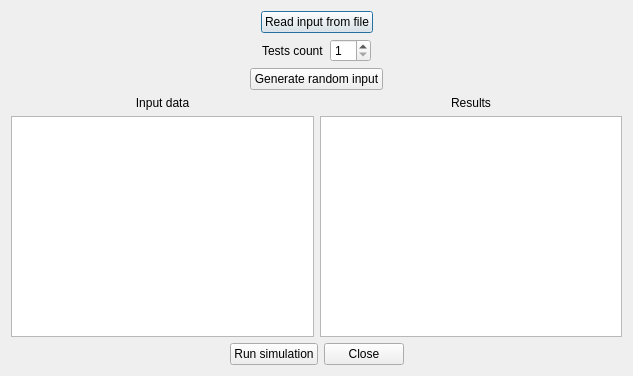
<?xml version="1.0" encoding="UTF-8"?>
<ui version="4.0">
 <class>SimulationLauncher</class>
 <widget class="QDialog" name="SimulationLauncher">
  <property name="geometry">
   <rect>
    <x>0</x>
    <y>0</y>
    <width>633</width>
    <height>376</height>
   </rect>
  </property>
  <property name="windowTitle">
   <string>Network simulation launcher</string>
  </property>
  <layout class="QVBoxLayout" name="verticalLayout_5">
   <item>
    <layout class="QVBoxLayout" name="verticalLayout_4">
     <item>
      <layout class="QVBoxLayout" name="verticalLayout_3">
       <item>
        <layout class="QHBoxLayout" name="horizontalLayout_5">
         <item>
          <spacer name="horizontalSpacer_7">
           <property name="orientation">
            <enum>Qt::Horizontal</enum>
           </property>
           <property name="sizeHint" stdset="0">
            <size>
             <width>40</width>
             <height>20</height>
            </size>
           </property>
          </spacer>
         </item>
         <item>
          <widget class="QPushButton" name="readFileButton">
           <property name="text">
            <string>Read input from file</string>
           </property>
          </widget>
         </item>
         <item>
          <spacer name="horizontalSpacer_8">
           <property name="orientation">
            <enum>Qt::Horizontal</enum>
           </property>
           <property name="sizeHint" stdset="0">
            <size>
             <width>40</width>
             <height>20</height>
            </size>
           </property>
          </spacer>
         </item>
        </layout>
       </item>
       <item>
        <layout class="QHBoxLayout" name="horizontalLayout_2">
         <item>
          <spacer name="horizontalSpacer_6">
           <property name="orientation">
            <enum>Qt::Horizontal</enum>
           </property>
           <property name="sizeHint" stdset="0">
            <size>
             <width>40</width>
             <height>20</height>
            </size>
           </property>
          </spacer>
         </item>
         <item>
          <widget class="QLabel" name="testsCountLabel">
           <property name="text">
            <string>Tests count</string>
           </property>
          </widget>
         </item>
         <item>
          <widget class="QSpinBox" name="testsCountSpinBox">
           <property name="minimum">
            <number>1</number>
           </property>
           <property name="maximum">
            <number>20</number>
           </property>
           <property name="value">
            <number>1</number>
           </property>
          </widget>
         </item>
         <item>
          <spacer name="horizontalSpacer_5">
           <property name="orientation">
            <enum>Qt::Horizontal</enum>
           </property>
           <property name="sizeHint" stdset="0">
            <size>
             <width>40</width>
             <height>20</height>
            </size>
           </property>
          </spacer>
         </item>
        </layout>
       </item>
       <item>
        <layout class="QHBoxLayout" name="horizontalLayout_4">
         <item>
          <spacer name="horizontalSpacer_3">
           <property name="orientation">
            <enum>Qt::Horizontal</enum>
           </property>
           <property name="sizeHint" stdset="0">
            <size>
             <width>40</width>
             <height>20</height>
            </size>
           </property>
          </spacer>
         </item>
         <item>
          <widget class="QPushButton" name="generateRandomButton">
           <property name="text">
            <string>Generate random input</string>
           </property>
          </widget>
         </item>
         <item>
          <spacer name="horizontalSpacer_4">
           <property name="orientation">
            <enum>Qt::Horizontal</enum>
           </property>
           <property name="sizeHint" stdset="0">
            <size>
             <width>40</width>
             <height>20</height>
            </size>
           </property>
          </spacer>
         </item>
        </layout>
       </item>
      </layout>
     </item>
     <item>
      <layout class="QHBoxLayout" name="horizontalLayout_3">
       <item>
        <layout class="QVBoxLayout" name="verticalLayout">
         <item>
          <widget class="QLabel" name="label">
           <property name="text">
            <string>Input data</string>
           </property>
           <property name="alignment">
            <set>Qt::AlignCenter</set>
           </property>
          </widget>
         </item>
         <item>
          <widget class="QTableView" name="dataView">
           <property name="enabled">
            <bool>true</bool>
           </property>
          </widget>
         </item>
        </layout>
       </item>
       <item>
        <layout class="QVBoxLayout" name="verticalLayout_2">
         <item>
          <widget class="QLabel" name="label_2">
           <property name="text">
            <string>Results</string>
           </property>
           <property name="alignment">
            <set>Qt::AlignCenter</set>
           </property>
          </widget>
         </item>
         <item>
          <widget class="QTableView" name="outputView">
           <property name="editTriggers">
            <set>QAbstractItemView::NoEditTriggers</set>
           </property>
           <property name="selectionBehavior">
            <enum>QAbstractItemView::SelectRows</enum>
           </property>
          </widget>
         </item>
        </layout>
       </item>
      </layout>
     </item>
    </layout>
   </item>
   <item>
    <layout class="QHBoxLayout" name="horizontalLayout">
     <item>
      <spacer name="horizontalSpacer_2">
       <property name="orientation">
        <enum>Qt::Horizontal</enum>
       </property>
       <property name="sizeHint" stdset="0">
        <size>
         <width>40</width>
         <height>20</height>
        </size>
       </property>
      </spacer>
     </item>
     <item>
      <widget class="QPushButton" name="runButton">
       <property name="text">
        <string>Run simulation</string>
       </property>
      </widget>
     </item>
     <item>
      <widget class="QPushButton" name="closeButton">
       <property name="text">
        <string>Close</string>
       </property>
      </widget>
     </item>
     <item>
      <spacer name="horizontalSpacer">
       <property name="orientation">
        <enum>Qt::Horizontal</enum>
       </property>
       <property name="sizeHint" stdset="0">
        <size>
         <width>40</width>
         <height>20</height>
        </size>
       </property>
      </spacer>
     </item>
    </layout>
   </item>
  </layout>
 </widget>
 <resources/>
 <connections>
  <connection>
   <sender>closeButton</sender>
   <signal>clicked()</signal>
   <receiver>SimulationLauncher</receiver>
   <slot>reject()</slot>
   <hints>
    <hint type="sourcelabel">
     <x>373</x>
     <y>358</y>
    </hint>
    <hint type="destinationlabel">
     <x>316</x>
     <y>187</y>
    </hint>
   </hints>
  </connection>
 </connections>
</ui>
